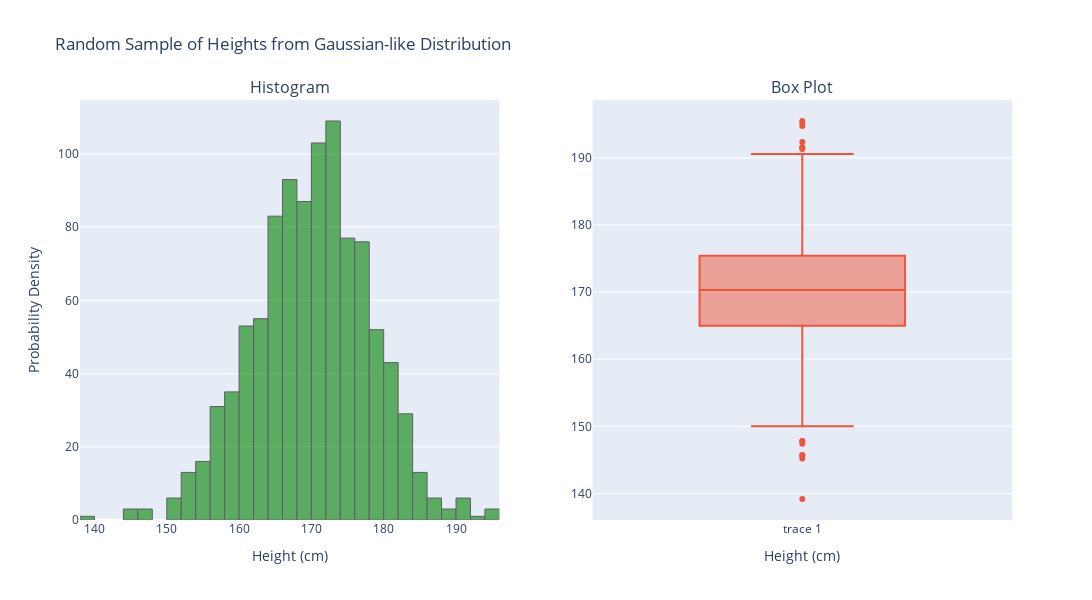

The notebook cell this image was saved under:
### Markdown cell above
#### plotly

### Code cell
# Create two separate figures side by side using plotly subplots
fig = sp.make_subplots(rows=1, cols=2, subplot_titles=['Histogram', 'Box Plot'])

# Add histogram trace to the first subplot with customized edge color
fig.add_trace(go.Histogram(x=height_samples, nbinsx=30, marker_color='green', opacity=0.6,
                           marker_line_color='black', marker_line_width=1),
              row=1, col=1)
fig.update_xaxes(title_text='Height (cm)', row=1, col=1)
fig.update_yaxes(title_text='Probability Density', row=1, col=1)


# Add box plot trace to the second subplot
fig.add_trace(go.Box(y=height_samples, boxpoints=None, jitter=0, pointpos=0),
              row=1, col=2)
fig.update_xaxes(title_text='Height (cm)', row=1, col=2)
fig.update_yaxes(title_text='', row=1, col=2)

# Update layout for both subplots
fig.update_layout(title_text='Random Sample of Heights from Gaussian-like Distribution',
                  showlegend=False,
                  width=1200,  # Set width of the figure
                  height=600   # Set height of the figure
                 )


fig.show()

### Figure 1 — Plotly figure (JSON) as saved in the notebook; plotly's stock layout.template omitted (floating-point values rounded to 4 significant figures; data arrays with more than 128 entries replaced by an {"elided": "..."} marker saying what was removed)
{"data": [{"marker": {"color": "green", "line": {"color": "black", "width": 1}}, "nbinsx": 30, "opacity": 0.6, "type": "histogram", "x": {"elided": "1000 float values"}, "xaxis": "x", "yaxis": "y"}, {"jitter": 0, "pointpos": 0, "type": "box", "xaxis": "x2", "y": {"elided": "1000 float values"}, "yaxis": "y2"}], "layout": {"annotations": [{"font": {"size": 16}, "showarrow": false, "text": "Histogram", "x": 0.225, "xanchor": "center", "xref": "paper", "y": 1, "yanchor": "bottom", "yref": "paper"}, {"font": {"size": 16}, "showarrow": false, "text": "Box Plot", "x": 0.775, "xanchor": "center", "xref": "paper", "y": 1, "yanchor": "bottom", "yref": "paper"}], "height": 600, "showlegend": false, "title": {"text": "Random Sample of Heights from Gaussian-like Distribution"}, "width": 1200, "xaxis": {"anchor": "y", "autorange": true, "domain": [0, 0.45], "range": [138, 196], "title": {"text": "Height (cm)"}, "type": "linear"}, "xaxis2": {"anchor": "y2", "autorange": true, "domain": [0.55, 1], "range": [-0.5, 0.5], "title": {"text": "Height (cm)"}, "type": "category"}, "yaxis": {"anchor": "x", "autorange": true, "domain": [0, 1], "range": [0, 114.7], "title": {"text": "Probability Density"}}, "yaxis2": {"anchor": "x2", "autorange": true, "domain": [0, 1], "range": [136.0, 198.6], "title": {"text": ""}, "type": "linear"}}}
